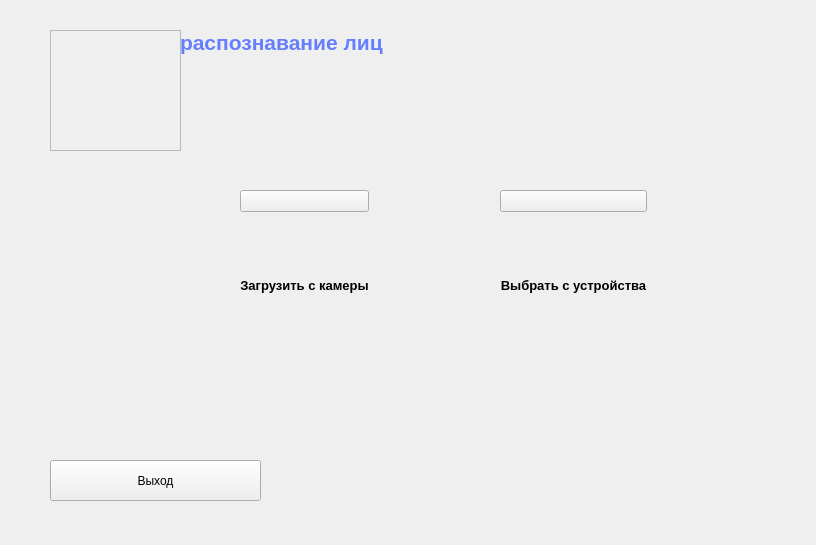
<?xml version="1.0" encoding="UTF-8"?>
<ui version="4.0">
 <class>MainWindow</class>
 <widget class="QMainWindow" name="MainWindow">
  <property name="enabled">
   <bool>true</bool>
  </property>
  <property name="geometry">
   <rect>
    <x>0</x>
    <y>0</y>
    <width>816</width>
    <height>545</height>
   </rect>
  </property>
  <property name="windowTitle">
   <string>ID - распознавание лиц</string>
  </property>
  <property name="windowIcon">
   <iconset>
    <normaloff>logo.png</normaloff>logo.png</iconset>
  </property>
  <widget class="QWidget" name="centralwidget">
   <widget class="QPushButton" name="pushButton">
    <property name="geometry">
     <rect>
      <x>50</x>
      <y>460</y>
      <width>211</width>
      <height>41</height>
     </rect>
    </property>
    <property name="text">
     <string>Выход</string>
    </property>
   </widget>
   <widget class="QFrame" name="frame">
    <property name="geometry">
     <rect>
      <x>50</x>
      <y>30</y>
      <width>131</width>
      <height>121</height>
     </rect>
    </property>
    <property name="frameShape">
     <enum>QFrame::StyledPanel</enum>
    </property>
    <property name="frameShadow">
     <enum>QFrame::Raised</enum>
    </property>
    <widget class="QLabel" name="label_2">
     <property name="geometry">
      <rect>
       <x>0</x>
       <y>0</y>
       <width>131</width>
       <height>121</height>
      </rect>
     </property>
     <property name="text">
      <string>&lt;html&gt;&lt;head/&gt;&lt;body&gt;&lt;p&gt;&lt;img src=&quot;:/pict/logo.png&quot;/&gt;&lt;/p&gt;&lt;/body&gt;&lt;/html&gt;</string>
     </property>
    </widget>
   </widget>
   <widget class="QLabel" name="label">
    <property name="geometry">
     <rect>
      <x>180</x>
      <y>30</y>
      <width>216</width>
      <height>25</height>
     </rect>
    </property>
    <property name="text">
     <string>&lt;html&gt;&lt;head/&gt;&lt;body&gt;&lt;p&gt;&lt;span style=&quot; font-size:16pt; font-weight:600; color:#657efd;&quot;&gt;распознавание лиц&lt;/span&gt;&lt;/p&gt;&lt;/body&gt;&lt;/html&gt;</string>
    </property>
   </widget>
   <widget class="QWidget" name="layoutWidget">
    <property name="geometry">
     <rect>
      <x>240</x>
      <y>190</y>
      <width>407</width>
      <height>164</height>
     </rect>
    </property>
    <layout class="QGridLayout" name="gridLayout">
     <item row="0" column="3">
      <layout class="QVBoxLayout" name="verticalLayout_2">
       <item>
        <widget class="QPushButton" name="pushButton_5">
         <property name="styleSheet">
          <string notr="true"/>
         </property>
         <property name="text">
          <string/>
         </property>
         <property name="icon">
          <iconset>
           <normaloff>Folder.svg.png</normaloff>Folder.svg.png</iconset>
         </property>
         <property name="iconSize">
          <size>
           <width>130</width>
           <height>130</height>
          </size>
         </property>
        </widget>
       </item>
       <item>
        <widget class="QLabel" name="label_4">
         <property name="text">
          <string>&lt;html&gt;&lt;head/&gt;&lt;body&gt;&lt;p align=&quot;center&quot;&gt;&lt;span style=&quot; font-size:10pt; font-weight:600;&quot;&gt;Выбрать с устройства&lt;/span&gt;&lt;/p&gt;&lt;/body&gt;&lt;/html&gt;</string>
         </property>
        </widget>
       </item>
      </layout>
     </item>
     <item row="0" column="0">
      <layout class="QVBoxLayout" name="verticalLayout">
       <item>
        <widget class="QPushButton" name="pushButton_4">
         <property name="styleSheet">
          <string notr="true"/>
         </property>
         <property name="text">
          <string/>
         </property>
         <property name="icon">
          <iconset>
           <normaloff>camera.png</normaloff>camera.png</iconset>
         </property>
         <property name="iconSize">
          <size>
           <width>130</width>
           <height>130</height>
          </size>
         </property>
        </widget>
       </item>
       <item>
        <widget class="QLabel" name="label_3">
         <property name="text">
          <string>&lt;html&gt;&lt;head/&gt;&lt;body&gt;&lt;p align=&quot;center&quot;&gt;&lt;span style=&quot; font-size:10pt; font-weight:600;&quot;&gt;Загрузить с камеры&lt;/span&gt;&lt;/p&gt;&lt;/body&gt;&lt;/html&gt;</string>
         </property>
        </widget>
       </item>
      </layout>
     </item>
     <item row="0" column="2">
      <spacer name="horizontalSpacer">
       <property name="orientation">
        <enum>Qt::Horizontal</enum>
       </property>
       <property name="sizeHint" stdset="0">
        <size>
         <width>100</width>
         <height>0</height>
        </size>
       </property>
      </spacer>
     </item>
    </layout>
   </widget>
  </widget>
 </widget>
 <resources>
  <include location="tmp.qrc"/>
 </resources>
 <connections/>
</ui>
